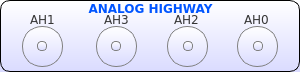
   <widget class="QFrame" name="analogHighway">
    <property name="geometry">
     <rect>
      <x>54</x>
      <y>6</y>
      <width>300</width>
      <height>72</height>
     </rect>
    </property>
    <property name="styleSheet">
     <string notr="true">/*QFrame{border:2px solid black; background-color: rgba(0,0,0,0);border-radius:10px;}
QLabel{border:1px solid rgba(0,0,0,0);}*/
QFrame{border:1px solid black; background-color: qlineargradient(x1: 0, y1: 0, x2: 0, y2: 1,stop: 0 #ffffff, stop: 1 #dadbff);border-radius:10px;}
QLabel{border:1px solid rgba(0,0,0,0);
background-color: rgb(0, 0, 0,0);
}

</string>
    </property>
    <property name="frameShape">
     <enum>QFrame::StyledPanel</enum>
    </property>
    <property name="frameShadow">
     <enum>QFrame::Raised</enum>
    </property>
    <widget class="QLabel" name="ah3_label">
     <property name="geometry">
      <rect>
       <x>100</x>
       <y>11</y>
       <width>38</width>
       <height>17</height>
      </rect>
     </property>
     <property name="font">
      <font>
       <family>DejaVu Sans</family>
       <pointsize>9</pointsize>
       <weight>50</weight>
       <bold>false</bold>
      </font>
     </property>
     <property name="styleSheet">
      <string notr="true">color: rgb(53, 53, 53);</string>
     </property>
     <property name="text">
      <string>AH3</string>
     </property>
    </widget>
    <widget class="QLabel" name="ah1_label">
     <property name="geometry">
      <rect>
       <x>26</x>
       <y>11</y>
       <width>38</width>
       <height>17</height>
      </rect>
     </property>
     <property name="font">
      <font>
       <family>DejaVu Sans</family>
       <pointsize>9</pointsize>
       <weight>50</weight>
       <bold>false</bold>
      </font>
     </property>
     <property name="styleSheet">
      <string notr="true">color: rgb(53, 53, 53);</string>
     </property>
     <property name="text">
      <string>AH1</string>
     </property>
    </widget>
    <widget class="QFrame" name="ah1_outer">
     <property name="geometry">
      <rect>
       <x>22</x>
       <y>26</y>
       <width>41</width>
       <height>41</height>
      </rect>
     </property>
     <property name="styleSheet">
      <string notr="true">border:1px solid gray;border-radius:20px;
image: url(:/new/prefix1/Button-Blank-Gray-icon.png);</string>
     </property>
     <property name="frameShape">
      <enum>QFrame::StyledPanel</enum>
     </property>
     <property name="frameShadow">
      <enum>QFrame::Raised</enum>
     </property>
     <widget class="QFrame" name="ah1_inner">
      <property name="geometry">
       <rect>
        <x>15</x>
        <y>15</y>
        <width>10</width>
        <height>10</height>
       </rect>
      </property>
      <property name="styleSheet">
       <string notr="true">border:1px solid gray;border-radius:4px;
</string>
      </property>
      <property name="frameShape">
       <enum>QFrame::StyledPanel</enum>
      </property>
      <property name="frameShadow">
       <enum>QFrame::Raised</enum>
      </property>
     </widget>
    </widget>
    <widget class="QFrame" name="ah3_outer">
     <property name="geometry">
      <rect>
       <x>96</x>
       <y>26</y>
       <width>41</width>
       <height>41</height>
      </rect>
     </property>
     <property name="styleSheet">
      <string notr="true">border:1px solid gray;border-radius:20px;
image: url(:/new/prefix1/Button-Blank-Gray-icon.png);</string>
     </property>
     <property name="frameShape">
      <enum>QFrame::StyledPanel</enum>
     </property>
     <property name="frameShadow">
      <enum>QFrame::Raised</enum>
     </property>
     <widget class="QFrame" name="ah3_inner">
      <property name="geometry">
       <rect>
        <x>15</x>
        <y>15</y>
        <width>10</width>
        <height>10</height>
       </rect>
      </property>
      <property name="styleSheet">
       <string notr="true">border:1px solid gray;border-radius:4px;
</string>
      </property>
      <property name="frameShape">
       <enum>QFrame::StyledPanel</enum>
      </property>
      <property name="frameShadow">
       <enum>QFrame::Raised</enum>
      </property>
     </widget>
    </widget>
    <widget class="QLabel" name="ah_label">
     <property name="geometry">
      <rect>
       <x>7</x>
       <y>0</y>
       <width>287</width>
       <height>16</height>
      </rect>
     </property>
     <property name="font">
      <font>
       <family>DejaVu Sans</family>
       <weight>75</weight>
       <bold>true</bold>
      </font>
     </property>
     <property name="styleSheet">
      <string notr="true">/*background-color:blue;
color: rgb(0, 85, 255);
color:white;
border:1px solid black;
border-radius:8px;*/
color: rgb(0, 85, 255);</string>
     </property>
     <property name="text">
      <string>ANALOG HIGHWAY</string>
     </property>
     <property name="alignment">
      <set>Qt::AlignCenter</set>
     </property>
    </widget>
    <widget class="QLabel" name="ah0_label">
     <property name="geometry">
      <rect>
       <x>240</x>
       <y>11</y>
       <width>43</width>
       <height>17</height>
      </rect>
     </property>
     <property name="font">
      <font>
       <family>DejaVu Sans</family>
       <pointsize>9</pointsize>
       <weight>50</weight>
       <bold>false</bold>
      </font>
     </property>
     <property name="styleSheet">
      <string notr="true">color: rgb(53, 53, 53);
background-color: rgb(0, 0, 0,0);</string>
     </property>
     <property name="text">
      <string>AH0</string>
     </property>
    </widget>
    <widget class="QFrame" name="ah0_outer">
     <property name="geometry">
      <rect>
       <x>237</x>
       <y>26</y>
       <width>41</width>
       <height>41</height>
      </rect>
     </property>
     <property name="styleSheet">
      <string notr="true">border:1px solid gray;border-radius:20px;
image: url(:/new/prefix1/Button-Blank-Gray-icon.png);</string>
     </property>
     <property name="frameShape">
      <enum>QFrame::StyledPanel</enum>
     </property>
     <property name="frameShadow">
      <enum>QFrame::Raised</enum>
     </property>
     <widget class="QFrame" name="ah0_inner">
      <property name="geometry">
       <rect>
        <x>16</x>
        <y>15</y>
        <width>10</width>
        <height>10</height>
       </rect>
      </property>
      <property name="styleSheet">
       <string notr="true">border:1px solid gray;border-radius:4px;
</string>
      </property>
      <property name="frameShape">
       <enum>QFrame::StyledPanel</enum>
      </property>
      <property name="frameShadow">
       <enum>QFrame::Raised</enum>
      </property>
     </widget>
    </widget>
    <widget class="QLabel" name="ah2_label">
     <property name="geometry">
      <rect>
       <x>170</x>
       <y>11</y>
       <width>35</width>
       <height>17</height>
      </rect>
     </property>
     <property name="font">
      <font>
       <family>DejaVu Sans</family>
       <pointsize>9</pointsize>
       <weight>50</weight>
       <bold>false</bold>
      </font>
     </property>
     <property name="styleSheet">
      <string notr="true">color: rgb(53, 53, 53);</string>
     </property>
     <property name="text">
      <string>AH2</string>
     </property>
    </widget>
    <widget class="QFrame" name="ah2_outer">
     <property name="geometry">
      <rect>
       <x>167</x>
       <y>26</y>
       <width>41</width>
       <height>41</height>
      </rect>
     </property>
     <property name="styleSheet">
      <string notr="true">border:1px solid gray;border-radius:20px;
image: url(:/new/prefix1/Button-Blank-Gray-icon.png);</string>
     </property>
     <property name="frameShape">
      <enum>QFrame::StyledPanel</enum>
     </property>
     <property name="frameShadow">
      <enum>QFrame::Raised</enum>
     </property>
     <widget class="QFrame" name="ah2_inner">
      <property name="geometry">
       <rect>
        <x>16</x>
        <y>15</y>
        <width>10</width>
        <height>10</height>
       </rect>
      </property>
      <property name="styleSheet">
       <string notr="true">border:1px solid gray;border-radius:4px;
</string>
      </property>
      <property name="frameShape">
       <enum>QFrame::StyledPanel</enum>
      </property>
      <property name="frameShadow">
       <enum>QFrame::Raised</enum>
      </property>
     </widget>
    </widget>
   </widget>
